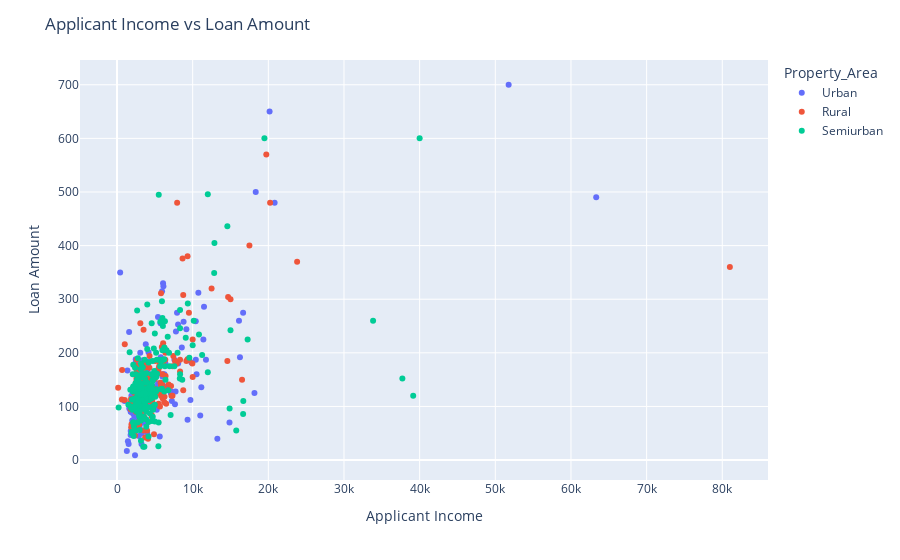

Notebook cell for this chart:
### Code cell
fig = px.scatter(df, x='ApplicantIncome', y='LoanAmount', color='Property_Area')
fig.update_layout(title='Applicant Income vs Loan Amount', xaxis_title='Applicant Income', yaxis_title='Loan Amount')
fig.show()

### Figure 1 — Plotly figure (JSON) as saved in the notebook; plotly's stock layout.template omitted (floating-point values rounded to 4 significant figures; data arrays with more than 128 entries replaced by an {"elided": "..."} marker saying what was removed)
{"data": [{"hovertemplate": "Property_Area=Urban<br>ApplicantIncome=%{x}<br>LoanAmount=%{y}<extra></extra>", "legendgroup": "Urban", "marker": {"color": "#636efa", "symbol": "circle"}, "mode": "markers", "name": "Urban", "orientation": "v", "showlegend": true, "type": "scatter", "x": {"elided": "202 int values"}, "xaxis": "x", "y": {"elided": "202 int values"}, "yaxis": "y"}, {"hovertemplate": "Property_Area=Rural<br>ApplicantIncome=%{x}<br>LoanAmount=%{y}<extra></extra>", "legendgroup": "Rural", "marker": {"color": "#EF553B", "symbol": "circle"}, "mode": "markers", "name": "Rural", "orientation": "v", "showlegend": true, "type": "scatter", "x": {"elided": "179 int values"}, "xaxis": "x", "y": {"elided": "179 int values"}, "yaxis": "y"}, {"hovertemplate": "Property_Area=Semiurban<br>ApplicantIncome=%{x}<br>LoanAmount=%{y}<extra></extra>", "legendgroup": "Semiurban", "marker": {"color": "#00cc96", "symbol": "circle"}, "mode": "markers", "name": "Semiurban", "orientation": "v", "showlegend": true, "type": "scatter", "x": {"elided": "233 int values"}, "xaxis": "x", "y": {"elided": "233 int values"}, "yaxis": "y"}], "layout": {"legend": {"title": {"text": "Property_Area"}, "tracegroupgap": 0}, "margin": {"t": 60}, "title": {"text": "Applicant Income vs Loan Amount"}, "xaxis": {"anchor": "y", "domain": [0, 1], "title": {"text": "Applicant Income"}}, "yaxis": {"anchor": "x", "domain": [0, 1], "title": {"text": "Loan Amount"}}}}
